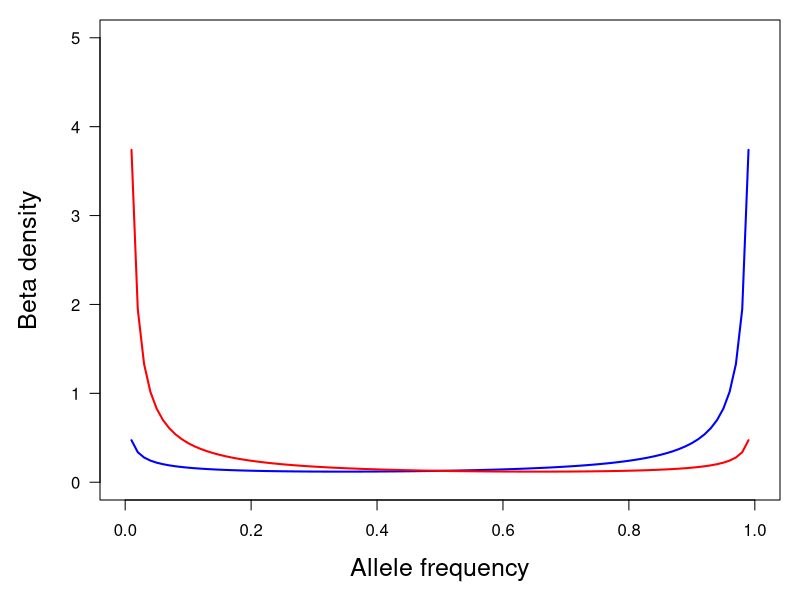
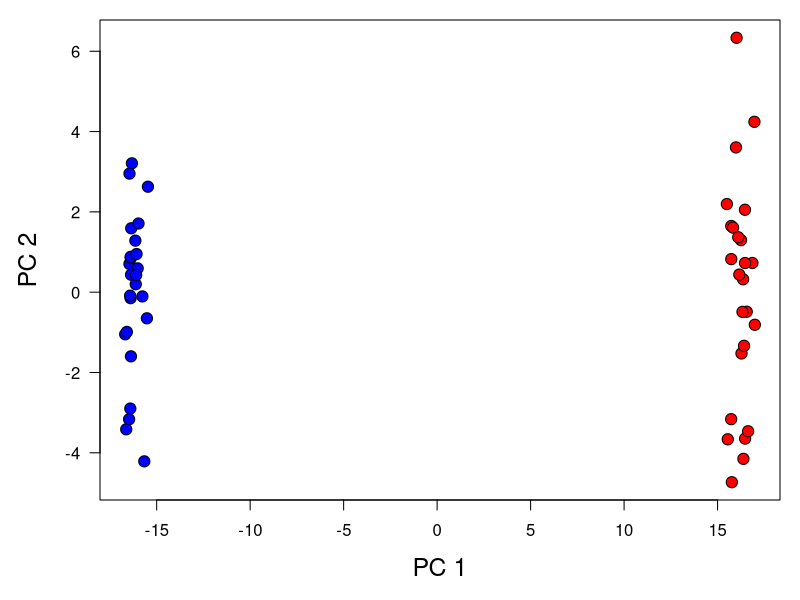

These figures' R source, in order:
###########################################
## two_pop_sims.R
###########################################

## Contact: Josh Jahner, jpjahner@gmail.com
## 19 v 25


## Plot beta distributions for the two populations

xvals <- seq(0, 1, by=0.01)
par(mar=c(5,5,1,1))
plot(0, type="n", xlim=c(0,1), ylim=c(0,5), xlab="Allele frequency", ylab="Beta density", cex.lab=1.5, las=1)
points(xvals, dbeta(xvals, shape1=0.5, shape2=0.05), type="l", col="blue", lwd=2)
points(xvals, dbeta(xvals, shape1=0.05, shape2=0.5), type="l", col="red", lwd=2)



## Function for simulating genetic data

single_pop_sim <- function(nloci=NA, ninds=NA, alpha=NA, beta=NA){
	## create a matrix to hold the genetic data
	genotypes <- matrix(NA, ninds, nloci)
	for (i in 1:nloci){
		## sample the beta distribution once to determine the allele frequency for this locus
		afreq <- rbeta(1, 0.48, 0.21)
		for (j in 1:ninds){
			## use two random draws from the binomial distribution (p=afrea) to determine the individual's genotype
				## potential genotypes: 0, 1, 2
			genotypes[j,i] <- sum(rbinom(2, 1, afreq))
		}
	}
	return(genotypes)
}



## Generate genotype matrix for both populations

ninds_per_pop <- 25
pop1_genos <- single_pop_sim(nloci=1000, ninds=ninds_per_pop, alpha=0.5, beta=0.05)
pop2_genos <- single_pop_sim(nloci=1000, ninds=ninds_per_pop, alpha=0.05, beta=0.5)



## principal component analysis (PCA) to look at population structure

all_genos <- rbind(pop1_genos, pop2_genos)
all_pca <- prcomp(all_genos, center=TRUE, scale=FALSE)
	summary(all_pca)



## plotting PCA results
	 ## first pop plotted in blue
	 ## second pop plotted in red

par(mar=c(5,5,1,1))
plot(all_pca$x[,1], all_pca$x[,2], type="n", xlab="PC 1", ylab="PC 2", cex.lab=1.5, las=1)
points(all_pca$x[1:ninds_per_pop,1], all_pca$x[1:ninds_per_pop,2], pch=21, bg="blue", cex=1.5)
points(all_pca$x[(ninds_per_pop+1):(ninds_per_pop*2),1], all_pca$x[(ninds_per_pop+1):(ninds_per_pop*2),2], pch=21, bg="red", cex=1.5)



